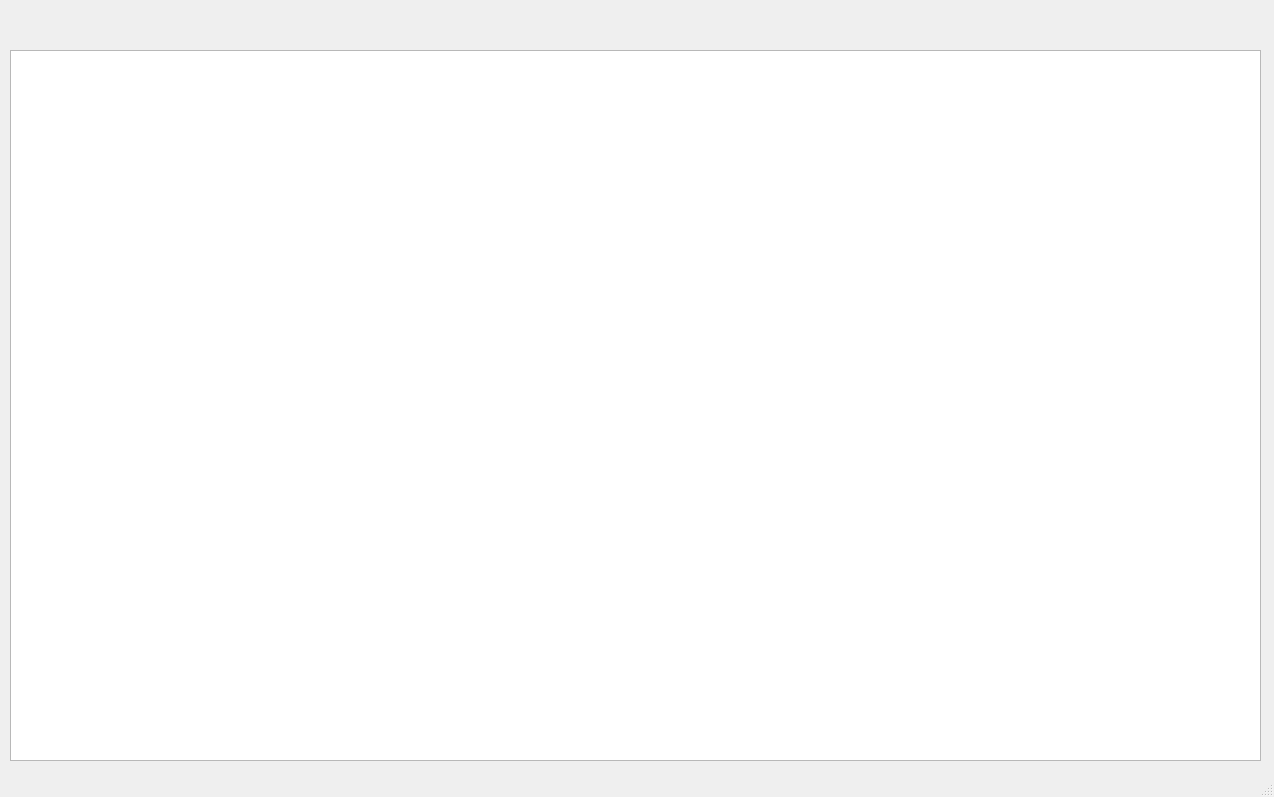
<?xml version="1.0" encoding="UTF-8"?>
<ui version="4.0">
 <class>MainWindow</class>
 <widget class="QMainWindow" name="MainWindow">
  <property name="geometry">
   <rect>
    <x>0</x>
    <y>0</y>
    <width>1274</width>
    <height>797</height>
   </rect>
  </property>
  <property name="windowTitle">
   <string>MainWindow</string>
  </property>
  <widget class="QWidget" name="centralwidget">
   <widget class="QGraphicsView" name="graphicsView">
    <property name="geometry">
     <rect>
      <x>10</x>
      <y>50</y>
      <width>1251</width>
      <height>711</height>
     </rect>
    </property>
   </widget>
  </widget>
  <widget class="QStatusBar" name="statusbar"/>
  <action name="openDicomFiles">
   <property name="text">
    <string>open Files</string>
   </property>
  </action>
  <action name="actionSave">
   <property name="text">
    <string>Save</string>
   </property>
  </action>
 </widget>
 <resources/>
 <connections/>
</ui>
